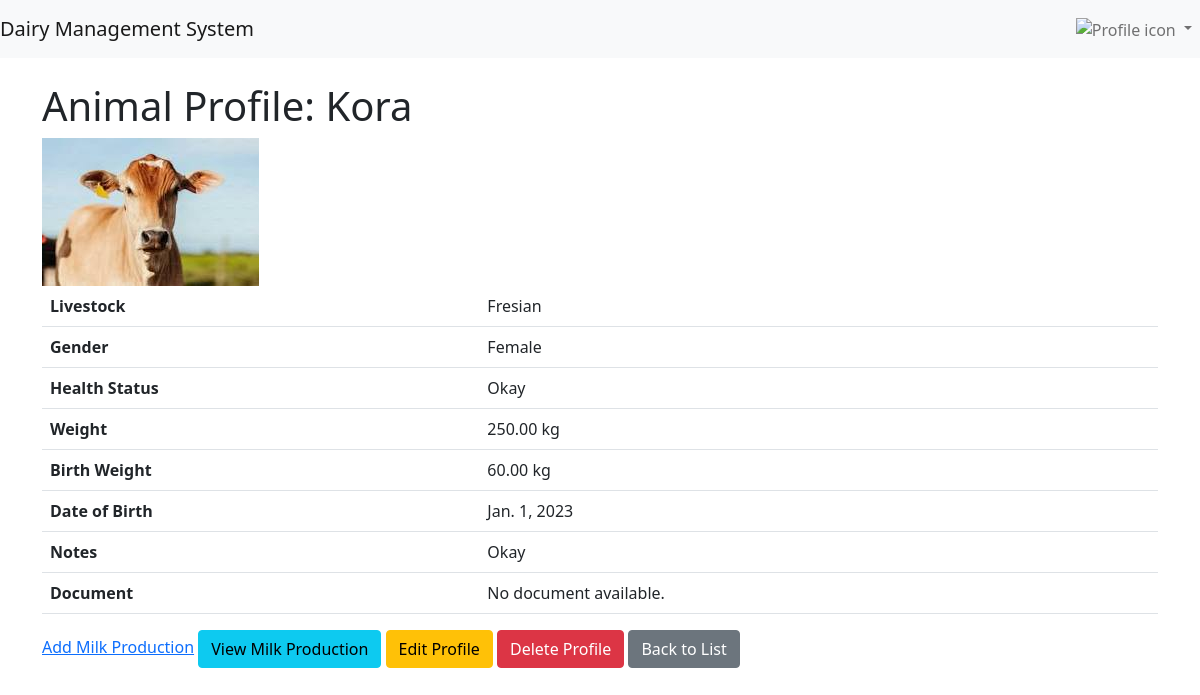
The page /data-management/animal-profile/8/ (signed in) on the database its author committed.
### data_management/models.py (models this page shows, shortened)
class AnimalProfile(models.Model):
    livestock = models.ForeignKey(
        Livestock, on_delete=models.CASCADE, related_name="profiles", verbose_name=_("Livestock")
    )
    name = models.CharField(max_length=100)
    health_status = models.CharField(max_length=100, verbose_name=_("Health Status"))
    weight = models.DecimalField(max_digits=6, decimal_places=2, verbose_name=_("Weight (kg)"))
    birth_weight = models.DecimalField(max_digits=6, decimal_places=2, blank=True, null=True, verbose_name=_("Birth Weight (kg)"))
    notes = models.TextField(blank=True, null=True, verbose_name=_("Notes"))
    profile_photo = models.ImageField(upload_to='animal_profiles/photos/', null=True, blank=True)  # New field for photo
    document_upload = models.FileField(upload_to='animal_profiles/documents/', null=True, blank=True)  # New field for documents
    date_of_birth = models.DateField(blank=True, null=True)

class Livestock(models.Model):
    name = models.CharField(max_length=100, verbose_name=_("Livestock Name"))
    livestock_type = models.ForeignKey(
        LivestockType, on_delete=models.CASCADE, related_name="livestocks", verbose_name=_("Livestock Type")
    )
    gender_choices = [
        ("male", _("Male")),
        ("female", _("Female")),
    ]
    gender = models.CharField(max_length=6, choices=gender_choices, verbose_name=_("Gender"))
    unique_id = models.CharField(max_length=50, unique=True, verbose_name=_("Unique Identifier"))

### data_management/views.py (the view)
# urls.py: path('animal-profile/<int:pk>/', AnimalProfileDetailView.as_view(), name='animal_profile_detail'),
class AnimalProfileDetailView(DetailView):
    model = AnimalProfile
    template_name = "livestock/view_animal_profile.html"
    context_object_name = "animal_profile"

### data_management/templates/livestock/view_animal_profile.html (shortened to what this page needs)
{% extends 'users_management/base.html' %}
{% block content %}
    <h1>Animal Profile: {{ animal_profile.name }}</h1>
    {% if animal_profile.profile_photo %}
        <img src="{{ animal_profile.profile_photo.url }}" alt="{{ animal_profile.name }}" class="img-fluid" />
    {% endif %}
    <table class="table">
        <tr>
            <th>Livestock</th>
            <td>{{ animal_profile.livestock.name }}</td>
        </tr>
        <tr>
            <th>Gender</th>
            <td>{{ animal_profile.livestock.get_gender_display }}</td>
        </tr>
        <tr>
            <th>Health Status</th>
            <td>{{ animal_profile.health_status }}</td>
        </tr>
        <tr>
            <th>Weight</th>
            <td>{{ animal_profile.weight }} kg</td>
        </tr>
        <tr>
            <th>Birth Weight</th>
            <td>{{ animal_profile.birth_weight }} kg</td>
        </tr>
        <tr>
            <th>Date of Birth</th>
            <td>{{ animal_profile.date_of_birth }}</td>
        </tr>
        <tr>
            <th>Notes</th>
            <td>{{ animal_profile.notes }}</td>
        </tr>
        <tr>
            <th>Document</th>
            <td>
                {% if animal_profile.document %}
                    <a href="{{ animal_profile.document.url }}" target="_blank">Download Document</a>
                {% else %}
                    No document available.
                {% endif %}
            </td>
        </tr>
    </table>
    {% if animal_profile.livestock.gender == "female" %}
    <a href="{% url 'data_management:create_milk_production' %}?livestock={{ livestock.id }}&animal_profile={{ animal_profile.id }}">Add Milk Production</a>
        <a href="{% url 'data_management:milk_production_list' %}" class="btn btn-info">View Milk Production</a>
    {% endif %}
    <a href="{% url 'data_management:animalprofile_update' animal_profile.pk %}" class="btn btn-warning">Edit Profile</a>
    <a href="{% url 'data_management:animalprofile_delete' animal_profile.pk %}" class="btn btn-danger" onclick="return confirm('Are you sure you want to delete this profile?');">Delete Profile</a>
    <a href="{% url 'data_management:animal_profile_list' %}" class="btn btn-secondary">Back to List</a>
{% endblock %}

### rows shown on the page
AnimalProfile: name "Kora", profile_photo (picture), livestock.name "Fresian", livestock.gender "Female", health_status "Okay", weight "250.00", birth_weight "60.00", date_of_birth "Jan. 1, 2023", notes "Okay"
